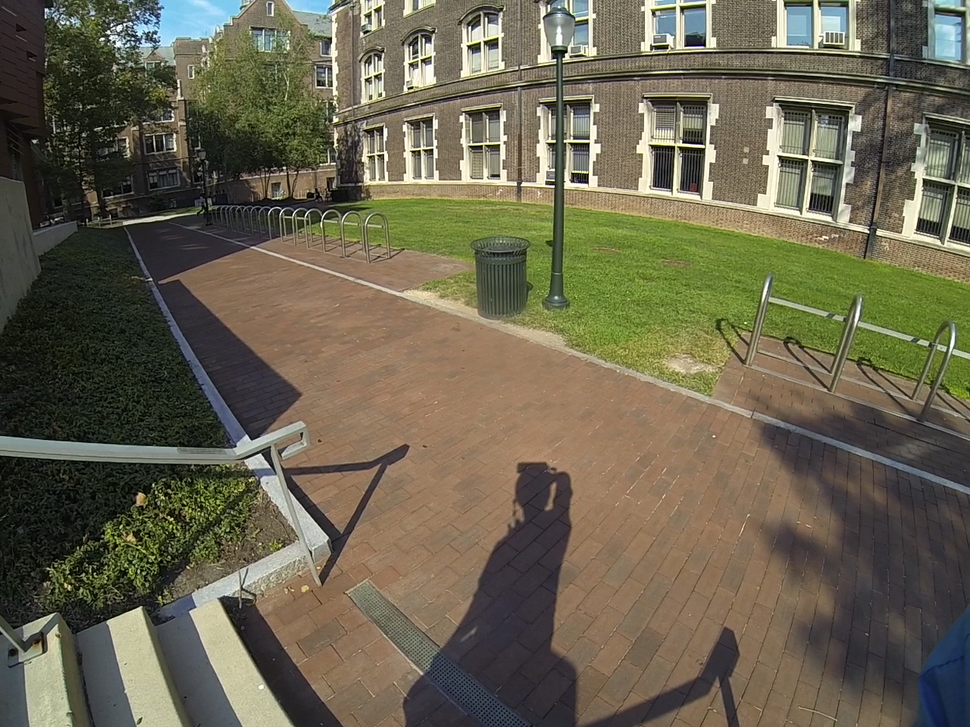
%> input picture data/new2_r.bmp, 970 x 727 px, shrunk from 1280 x 960 before the run, given in place of new2_r.bmp_u.bmp, which was not available
$ octave --eval "result = undistortion_with_filter('../../data/new2_r.bmp');"   (GNU Octave 9; MATLAB toolbox functions it lacks are replaced by stand-ins)
%> lines starting %> are read from the running program, lines starting %| are printed output that depends on the picture; pictures that were not available may be replaced by others from this repository, and a replacement may not be noted
### func/undistortion_with_filter/rect.m
function [Irec] = rect(I,R,f,c,k,alpha,KK_new);


if nargin < 5,
   k = [0;0;0;0;0];
   if nargin < 4,
      c = [0;0];
      if nargin < 3,
         f = [1;1];
         if nargin < 2,
            R = eye(3);
            if nargin < 1,
               error('ERROR: Need an image to rectify');
            end;
         end;
      end;
   end;
end;


if nargin < 7,
   if nargin < 6,
		KK_new = [f(1) 0 c(1);0 f(2) c(2);0 0 1];
   else
   	KK_new = alpha; % the 6th argument is actually KK_new
   end;
   alpha = 0;
end;


% Note: R is the motion of the points in space
% So: X2 = R*X where X: coord in the old reference frame, X2: coord in the new ref frame.


if ~exist('KK_new'),
   KK_new = [f(1) alpha*f(1) c(1);0 f(2) c(2);0 0 1];
end;


[nr,nc] = size(I);

Irec = 255*ones(nr,nc);

[mx,my] = meshgrid(1:nc, 1:nr);
px = reshape(mx',nc*nr,1);
py = reshape(my',nc*nr,1);

rays = inv(KK_new)*[(px - 1)';(py - 1)';ones(1,length(px))];


% Rotation: (or affine transformation):

rays2 = R'*rays;

x = [rays2(1,:)./rays2(3,:);rays2(2,:)./rays2(3,:)];


% Add distortion:
xd = apply_distortion(x,k);


% Reconvert in pixels:

px2 = f(1)*(xd(1,:)+alpha*xd(2,:))+c(1);
py2 = f(2)*xd(2,:)+c(2);


% Interpolate between the closest pixels:

px_0 = floor(px2);


py_0 = floor(py2);
py_1 = py_0 + 1;


good_points = find((px_0 >= 0) & (px_0 <= (nc-2)) & (py_0 >= 0) & (py_0 <= (nr-2)));

px2 = px2(good_points);
py2 = py2(good_points);
px_0 = px_0(good_points);
py_0 = py_0(good_points);

alpha_x = px2 - px_0;
alpha_y = py2 - py_0;

a1 = (1 - alpha_y).*(1 - alpha_x);
a2 = (1 - alpha_y).*alpha_x;
a3 = alpha_y .* (1 - alpha_x);
a4 = alpha_y .* alpha_x;

ind_lu = px_0 * nr + py_0 + 1;
ind_ru = (px_0 + 1) * nr + py_0 + 1;
ind_ld = px_0 * nr + (py_0 + 1) + 1;
ind_rd = (px_0 + 1) * nr + (py_0 + 1) + 1;

ind_new = (px(good_points)-1)*nr + py(good_points);


Irec(ind_new) = a1 .* I(ind_lu) + a2 .* I(ind_ru) + a3 .* I(ind_ld) + a4 .* I(ind_rd);


return;


% Convert in indices:

fact = 3;

[XX,YY]= meshgrid(1:nc,1:nr);
[XXi,YYi]= meshgrid(1:1/fact:nc,1:1/fact:nr);

%tic;
Iinterp = interp2(XX,YY,I,XXi,YYi);
%toc

[nri,nci] = size(Iinterp);


ind_col = round(fact*(f(1)*xd(1,:)+c(1)))+1;
ind_row = round(fact*(f(2)*xd(2,:)+c(2)))+1;

good_points = find((ind_col >=1)&(ind_col<=nci)&(ind_row >=1)& (ind_row <=nri));

### func/undistortion_with_filter/apply_distortion.m
function [xd,dxddk] = apply_distortion(x,k)


% Complete the distortion vector if you are using the simple distortion model:
length_k = length(k);
if length_k <5 ,
    k = [k ; zeros(5-length_k,1)];
end;


[m,n] = size(x);

% Add distortion:

r2 = x(1,:).^2 + x(2,:).^2;

r4 = r2.^2;

r6 = r2.^3;


% Radial distortion:

cdist = 1 + k(1) * r2 + k(2) * r4 + k(5) * r6;

if nargout > 1,
	dcdistdk = [ r2' r4' zeros(n,2) r6'];
end;


xd1 = x .* (ones(2,1)*cdist);

coeff = (reshape([cdist;cdist],2*n,1)*ones(1,3));

if nargout > 1,
	dxd1dk = zeros(2*n,5);
	dxd1dk(1:2:end,:) = (x(1,:)'*ones(1,5)) .* dcdistdk;
	dxd1dk(2:2:end,:) = (x(2,:)'*ones(1,5)) .* dcdistdk;
end;


% tangential distortion:

a1 = 2.*x(1,:).*x(2,:);
a2 = r2 + 2*x(1,:).^2;
a3 = r2 + 2*x(2,:).^2;

delta_x = [k(3)*a1 + k(4)*a2 ;
   k(3) * a3 + k(4)*a1];

aa = (2*k(3)*x(2,:)+6*k(4)*x(1,:))'*ones(1,3);
bb = (2*k(3)*x(1,:)+2*k(4)*x(2,:))'*ones(1,3);
cc = (6*k(3)*x(2,:)+2*k(4)*x(1,:))'*ones(1,3);

if nargout > 1,
	ddelta_xdk = zeros(2*n,5);
	ddelta_xdk(1:2:end,3) = a1';
	ddelta_xdk(1:2:end,4) = a2';
	ddelta_xdk(2:2:end,3) = a3';
	ddelta_xdk(2:2:end,4) = a1';
end;

xd = xd1 + delta_x;

if nargout > 1,
	dxddk = dxd1dk + ddelta_xdk ;
    if length_k < 5,
        dxddk = dxddk(:,1:length_k);
    end;
end;


return;

% Test of the Jacobians:

n = 10;

lk = 1;

x = 10*randn(2,n);
k = 0.5*randn(lk,1);

[xd,dxddk] = apply_distortion(x,k);


% Test on k: OK!!

dk = 0.001 * norm(k)*randn(lk,1);
k2 = k + dk;

[x2] = apply_distortion(x,k2);

x_pred = xd + reshape(dxddk * dk,2,n);


norm(x2-xd)/norm(x2 - x_pred)

### func/undistortion_with_filter/undistortion_with_filter.m
function I2 = undistortion_with_filter(base_name)
%> called with base_name = '../../data/new2_r.bmp'
load mat/2+10.mat
I=imrotate(imread(strcat('data/',base_name,'_u.bmp')),180);
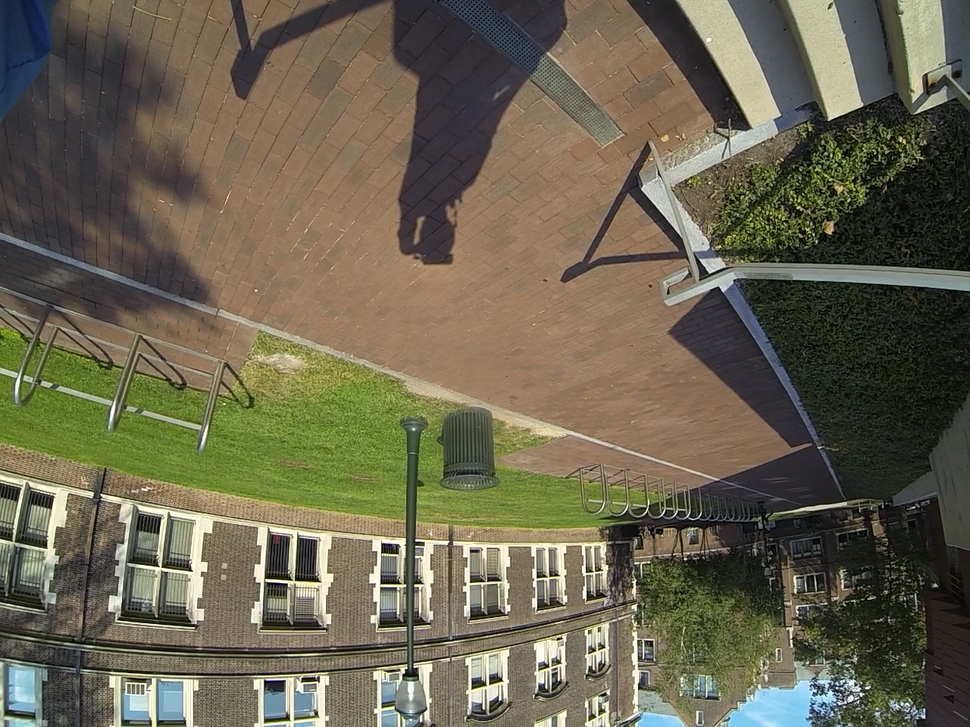
%> I: size 727x970x3 uint8; mean R, G, B 105.7, 100.2, 79.8; mean of the top-left, top-right, bottom-left and bottom-right quarters 91.7, 90.6, 113.1, 85.5
KK = [fc(1) alpha_c*fc(1) cc(1);0 fc(2) cc(2) ; 0 0 1];
I = double(I);
%% SHOW THE ORIGINAL IMAGE:
figure(2);
image(uint8(I));
title('Original image (with distortion) - Stored in array I')
drawnow;

%% UNDISTORT THE IMAGE:
fprintf(1,'Computing the undistorted image...\n')

[Ipart_1] = rect(I(:,:,1),eye(3),fc,cc,kc,alpha_c,KK);
[Ipart_2] = rect(I(:,:,2),eye(3),fc,cc,kc,alpha_c,KK);
%> call 2 of rect, with R = [1 0 0; 0 1 0; 0 0 1], f = [2106.8; 2116.6], c = [1996.3; 1030.9], k = [-0.211; 0.259; -0.0033; -0.00177; 0], alpha = 0, KK_new = [2106.8 0 1996.3; 0 2116.6 1030.9; 0 0 1]
%> in rect (call 2), `Irec(ind_new) = a1 .* I(ind_lu) + a2 .* I(ind_ru) + a3 .* I(ind_ld) + ..`:
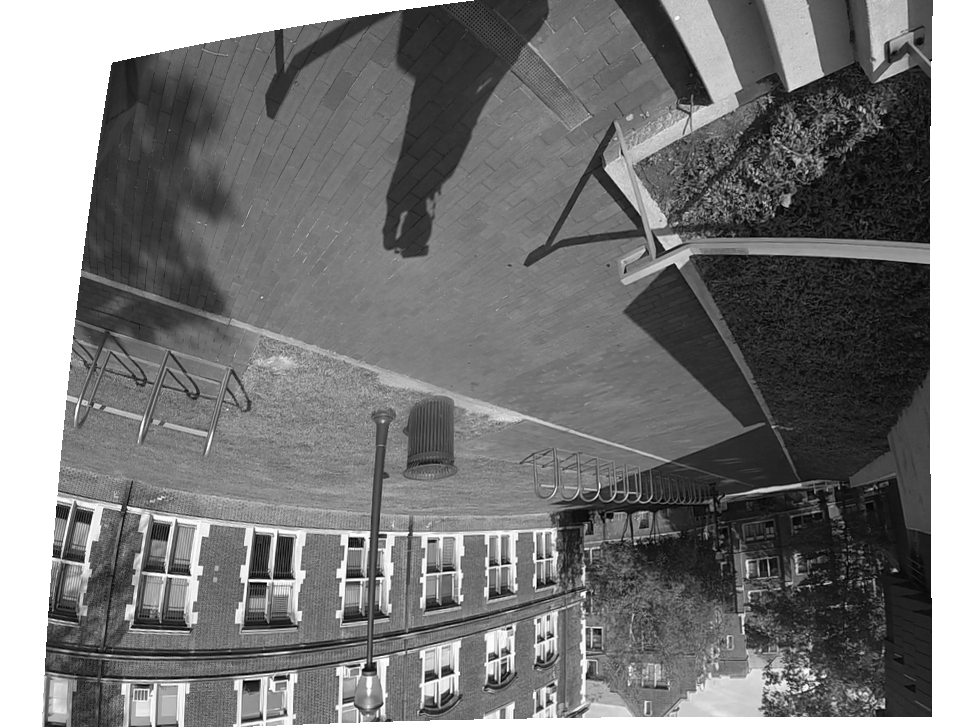
%> Irec: size 727x970 double; min 0.15, max 255, mean 120.4; drawn with min black and max white
[Ipart_3] = rect(I(:,:,3),eye(3),fc,cc,kc,alpha_c,KK);
%> call 3 of rect, with R = [1 0 0; 0 1 0; 0 0 1], f = [2106.8; 2116.6], c = [1996.3; 1030.9], k = [-0.211; 0.259; -0.0033; -0.00177; 0], alpha = 0, KK_new = [2106.8 0 1996.3; 0 2116.6 1030.9; 0 0 1]
%> in rect (call 3), `Irec(ind_new) = a1 .* I(ind_lu) + a2 .* I(ind_ru) + a3 .* I(ind_ld) + ..`:
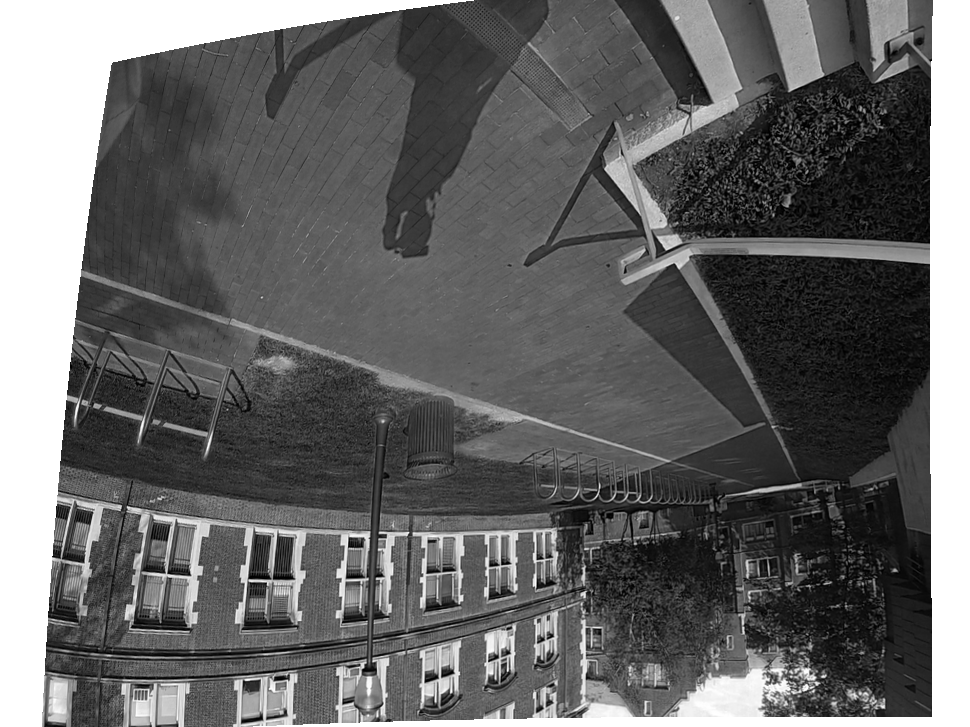
%> Irec: size 727x970 double; min 0, max 255, mean 103.1
[ny,nx]=size(I);
%> ny = 727; nx = 2910
nx=nx/3;
%> nx = 970
I2 = ones(ny, nx,3);
I2(:,:,1) = Ipart_1;
I2(:,:,2) = Ipart_2;
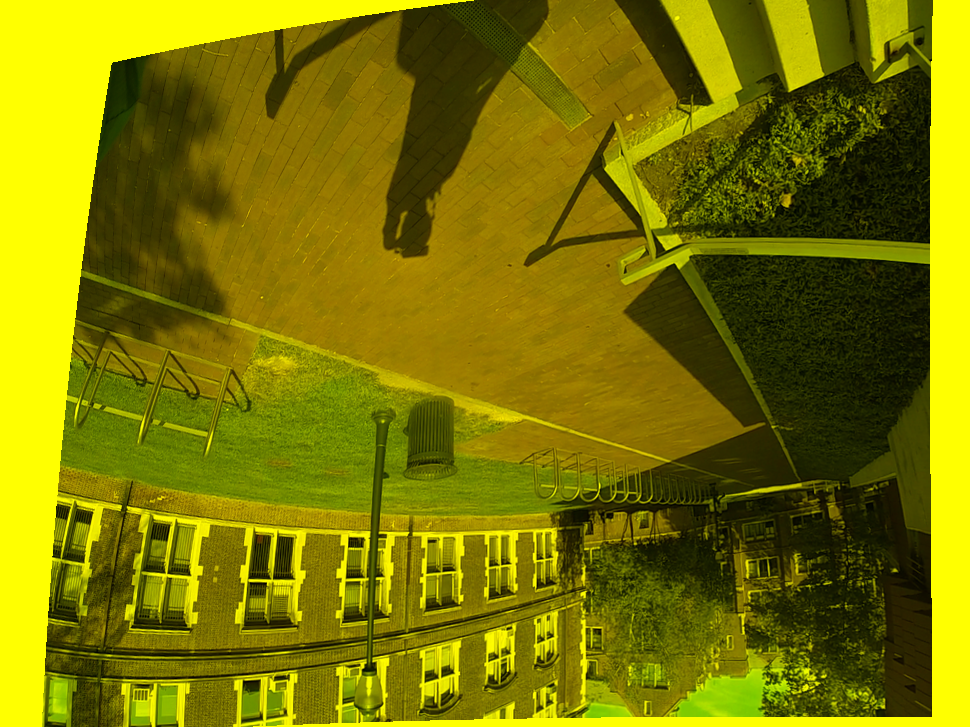
%> I2: size 727x970x3 double; mean R, G, B 124.9, 120.4, 1; drawn with min black and max white
I2(:,:,3) = Ipart_3;
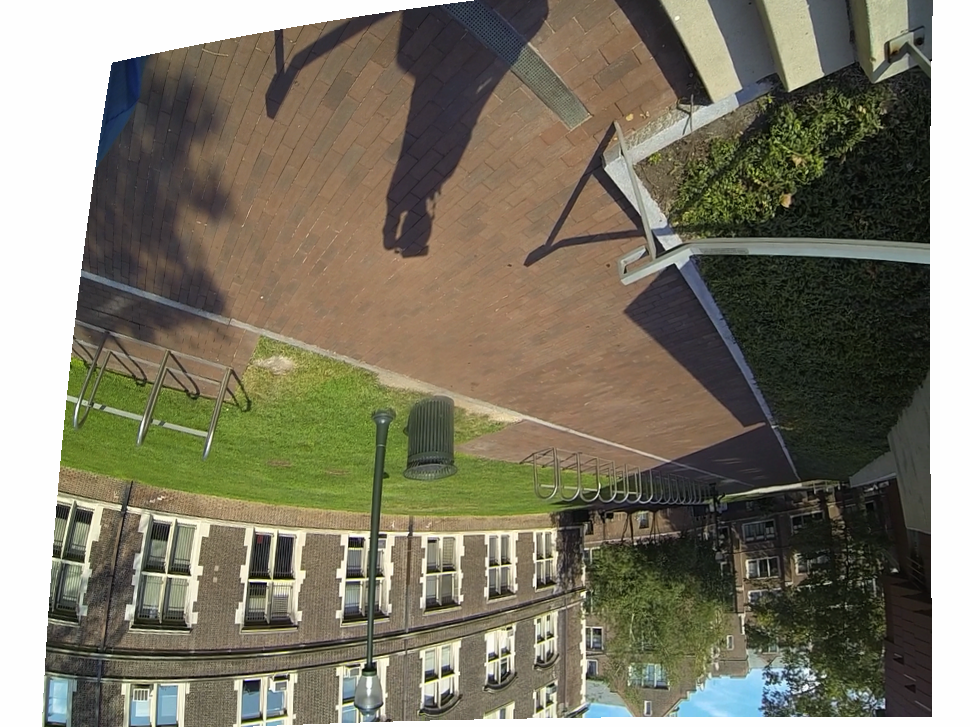
%> I2: size 727x970x3 double; mean R, G, B 124.9, 120.4, 103.1; drawn with min black and max white

fprintf(1,'done!\n')

figure(3);
I2=uint8(I2);
%> I2: size 727x970x3 uint8
image(I2);

title('Undistorted image - Stored in array I2')
drawnow;

%% SAVE THE IMAGE IN FILE:
imwrite(imrotate(uint8(round(I2)),180),fullfile('bin',base_name,['u_',base_name,'_u.bmp']));
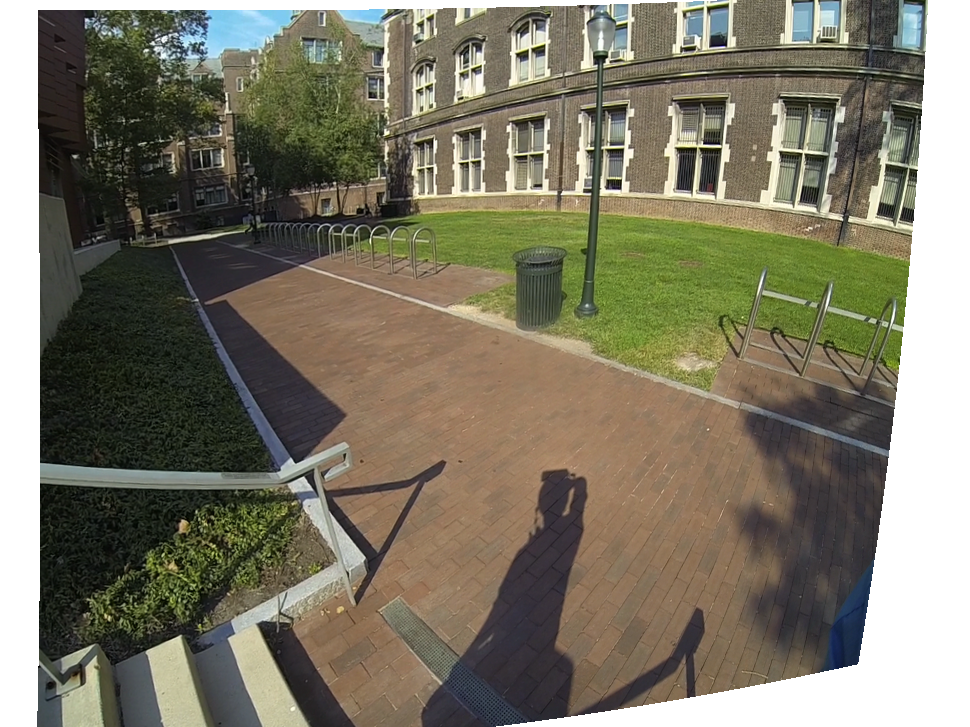
%> saved as new2_r.bmp_u.bmp: size 727x970x3 uint8; mean R, G, B 124.9, 120.4, 103.1; mean of the top-left, top-right, bottom-left and bottom-right quarters 99.5, 131.1, 99.1, 134.9
